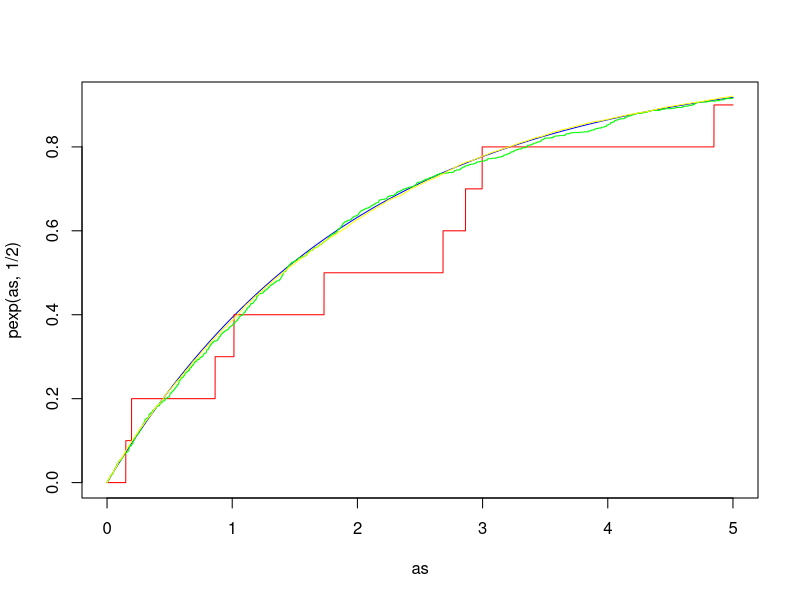
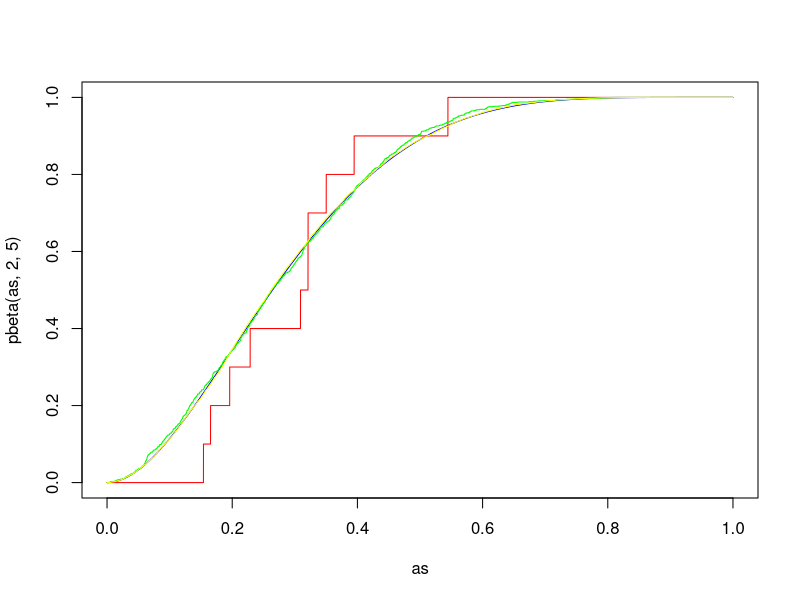
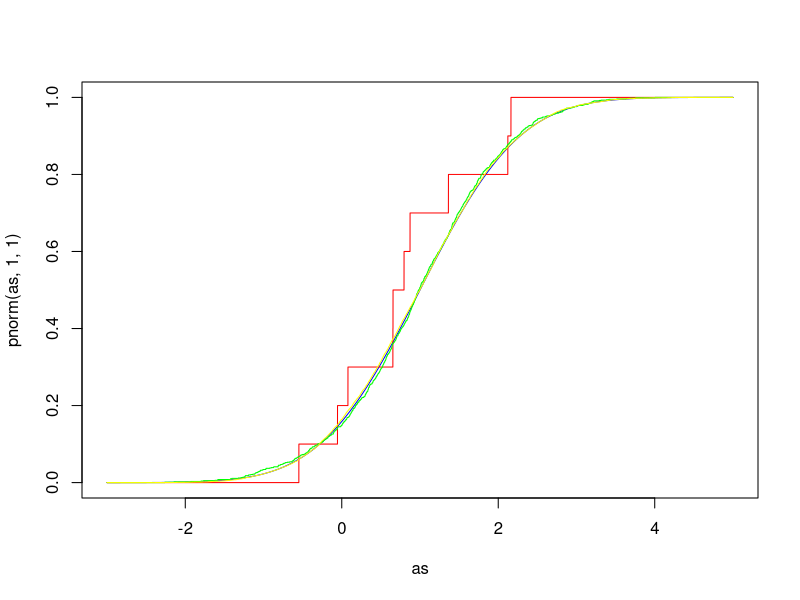

R code for these plots, in order:
as <- seq(0, 5, length=10000)
plot(as, pexp(as, 1/2), type='l', col='blue')

n <- 10
x <- rexp(n, 1/2)
emp <- ecdf(x)
lines(as, emp(as), col='red')


n <- 1000
x <- rexp(n, 1/2)
emp <- ecdf(x)
lines(as, emp(as), col='green')


n <- 10000
x <- rexp(n, 1/2)
emp <- ecdf(x)
lines(as, emp(as), col = 'yellow')

#beta distribution
as <- seq(0, 1, length=10000)
plot(as, pbeta(as, 2, 5), type='l', col='blue')

n <- 10
x <- rbeta(n, 2, 5)
emp <- ecdf(x)
lines(as, emp(as), col='red')

n <- 1000
x <- rbeta(n, 2, 5)
emp <- ecdf(x)
lines(as, emp(as), col='green')

n <- 10000
x <- rbeta(n, 2, 5)
emp <- ecdf(x)
lines(as, emp(as), col='yellow')

#normal
as <- seq(-3, 5, length=10000)
plot(as, pnorm(as, 1, 1), type='l', col='blue')


n <- 10
x <- rnorm(n, 1, 1)
emp <- ecdf(x)
lines(as, emp(as), col='red')

n <- 1000
x <- rnorm(n, 1, 1)
emp <- ecdf(x)
lines(as, emp(as), col='green')

n <- 10000
x <- rnorm(n, 1, 1)
emp <- ecdf(x)
lines(as, emp(as), col='yellow')

